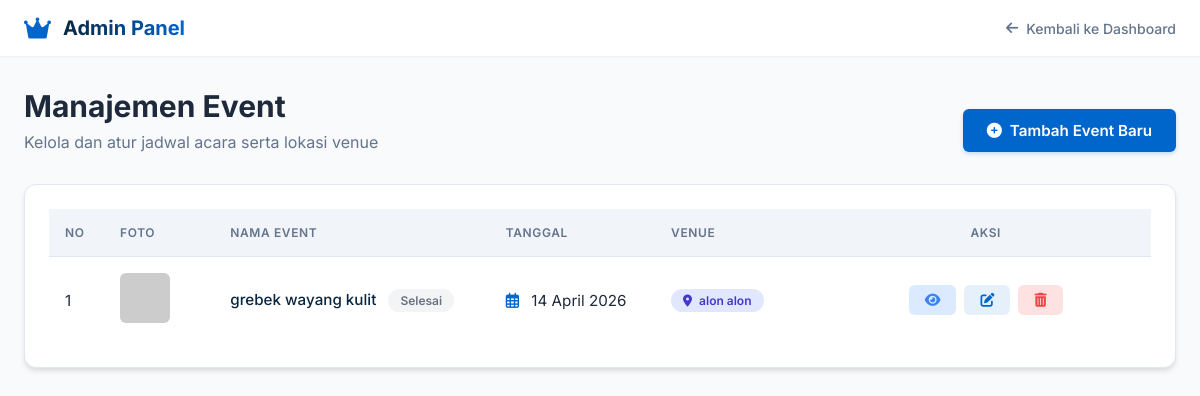
Before: /admin/event.php with the older database file.
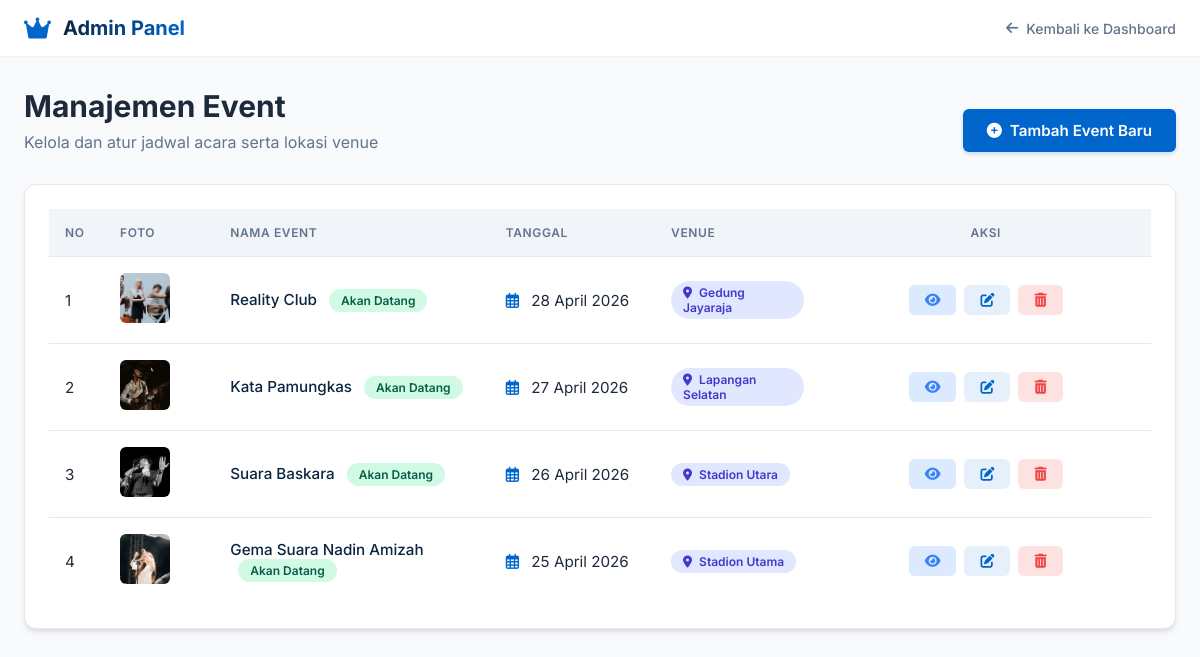
After: the same page with the newer database file.
### tables this page shows
CREATE TABLE `event` (
  `id_event` int(11) NOT NULL,
  `nama_event` varchar(150) DEFAULT NULL,
  `tanggal` date DEFAULT NULL,
  `id_venue` int(11) DEFAULT NULL,
  `deskripsi` text DEFAULT NULL,
  `foto` varchar(255) DEFAULT NULL
);

CREATE TABLE `venue` (
  `id_venue` int(11) NOT NULL,
  `nama_venue` varchar(100) DEFAULT NULL,
  `alamat` text DEFAULT NULL,
  `kapasitas` int(11) DEFAULT NULL
);

### admin/event.php (the view, shortened to what the changed rows need)
<?php
include '../config/koneksi.php';
$data = mysqli_query($conn, "
    SELECT event.*, venue.nama_venue, venue.alamat, venue.kapasitas
    FROM event
    JOIN venue ON event.id_venue = venue.id_venue
    ORDER BY event.tanggal DESC
");
?>
<!DOCTYPE html>
<html lang="id">
<head>
    <link rel="stylesheet" href="https://cdnjs.cloudflare.com/ajax/libs/font-awesome/6.0.0-beta3/css/all.min.css">
</head>
<body>
    <div class="container">
        <div class="page-header">
            <div>
                <h1 class="page-title">Manajemen Event</h1>
            </div>
        </div>
        <div class="card">
            <div class="table-responsive" style="padding: 1.5rem;">
                <table class="table">
                    <thead>
                        <tr>
                            <th width="5%">No</th>
                            <th width="10%">Foto</th>
                            <th width="25%">Nama Event</th>
                            <th width="15%">Tanggal</th>
                            <th width="15%">Venue</th>
                            <th width="30%" style="text-align: center;">Aksi</th>
                        </tr>
                    </thead>
                    <tbody>
                        <?php
                        $no=1;
                        if(mysqli_num_rows($data) > 0) {
                            while($row = mysqli_fetch_assoc($data)) {
                                $today = date('Y-m-d');
                                $event_date = $row['tanggal'];
                                if($event_date > $today) {
                                    $status_class = 'status-upcoming';
                                    $status_text = 'Akan Datang';
                                } elseif($event_date == $today) {
                                    $status_class = 'status-today';
                                    $status_text = 'Hari Ini';
                                } else {
                                    $status_class = 'status-past';
                                    $status_text = 'Selesai';
                                }
                                $foto_path = !empty($row['foto']) ? "../uploads/event/" . $row['foto'] : "https://placehold.co/400x400?text=No+Image";
                        ?>
                        <tr>
                            <td><?= $no++ ?></td>
                            <td>
                                <img src="<?= $foto_path ?>" class="event-thumbnail" alt="<?= htmlspecialchars($row['nama_event']) ?>"
                                     onerror="this.src='https://placehold.co/400x400?text=No+Image'">
                            </td>
                            <td style="font-weight: 500; color: var(--navy);">
                                <?= htmlspecialchars($row['nama_event']) ?>
                                <span class="status-badge <?= $status_class ?>" style="margin-left: 0.5rem;"><?= $status_text ?></span>
                            </td>
                            <td>
                                <div><i class="far fa-calendar-alt" style="color: var(--accent-blue); margin-right: 0.5rem;"></i> <?= date('d F Y', strtotime($row['tanggal'])) ?></div>
                            </td>
                            <td>
                                <span class="badge"><i class="fas fa-map-marker-alt" style="margin-right: 0.25rem;"></i> <?= htmlspecialchars($row['nama_venue']) ?></span>
                            </td>
                            <td>
                                <div class="action-cell">
                                    <a href="?detail=<?= $row['id_event'] ?>" class="btn btn-info" title="Detail Event">
                                        <i class="fas fa-eye"></i>
                                    </a>
                                    <a href="?edit=<?= $row['id_event'] ?>" class="btn btn-edit" title="Edit Event">
                                        <i class="fas fa-edit"></i>
                                    </a>
                                    <a href="?hapus=<?= $row['id_event'] ?>" class="btn btn-danger" title="Hapus Event"
                                       onclick="return confirm('Apakah Anda yakin ingin menghapus event ini? Data yang dihapus tidak dapat dikembalikan.')">
                                        <i class="fas fa-trash-alt"></i>
                                    </a>
                                </div>
                            </td>
                        </tr>
                        <?php
                            }
                        } ?>
                    </tbody>
                </table>
            </div>
        </div>
    </div>
</body>
</html>

Changed rows visible on the page:
removed event: nama_event "grebek wayang kulit", tanggal "Selesai", tanggal "14 April 2026", id_venue.nama_venue "alon alon"
added event: foto (picture), nama_event "Reality Club", tanggal "Akan Datang", tanggal "28 April 2026", id_venue.nama_venue "Gedung Jayaraja"
added event: foto (picture), nama_event "Kata Pamungkas", tanggal "Akan Datang", tanggal "27 April 2026", id_venue.nama_venue "Lapangan Selatan"
added event: foto (picture), nama_event "Suara Baskara", tanggal "Akan Datang", tanggal "26 April 2026", id_venue.nama_venue "Stadion Utara"
added event: foto (picture), nama_event "Gema Suara Nadin Amizah", tanggal "Akan Datang", tanggal "25 April 2026", id_venue.nama_venue "Stadion Utama"
